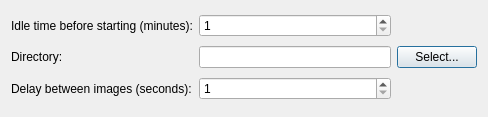
<?xml version="1.0" encoding="UTF-8"?>
<ui version="4.0">
 <class>Options</class>
 <widget class="QDialog" name="Options">
  <property name="geometry">
   <rect>
    <x>0</x>
    <y>0</y>
    <width>488</width>
    <height>117</height>
   </rect>
  </property>
  <property name="windowTitle">
   <string>Dialog</string>
  </property>
  <layout class="QGridLayout" name="gridLayout">
   <item row="0" column="0">
    <widget class="QLabel" name="label">
     <property name="text">
      <string>Idle time before starting (minutes):</string>
     </property>
    </widget>
   </item>
   <item row="1" column="0">
    <widget class="QLabel" name="label_2">
     <property name="text">
      <string>Directory:</string>
     </property>
    </widget>
   </item>
   <item row="1" column="1">
    <widget class="QLineEdit" name="directoryEdit">
     <property name="readOnly">
      <bool>true</bool>
     </property>
    </widget>
   </item>
   <item row="1" column="2">
    <widget class="QPushButton" name="directoryBtn">
     <property name="text">
      <string>Select...</string>
     </property>
    </widget>
   </item>
   <item row="2" column="0">
    <widget class="QLabel" name="label_3">
     <property name="text">
      <string>Delay between images (seconds):</string>
     </property>
    </widget>
   </item>
   <item row="2" column="1">
    <widget class="QSpinBox" name="delaySpin">
     <property name="minimum">
      <number>1</number>
     </property>
    </widget>
   </item>
   <item row="0" column="1">
    <widget class="QSpinBox" name="timeoutSpin">
     <property name="minimum">
      <number>1</number>
     </property>
     <property name="maximum">
      <number>120</number>
     </property>
    </widget>
   </item>
  </layout>
 </widget>
 <resources/>
 <connections/>
</ui>
